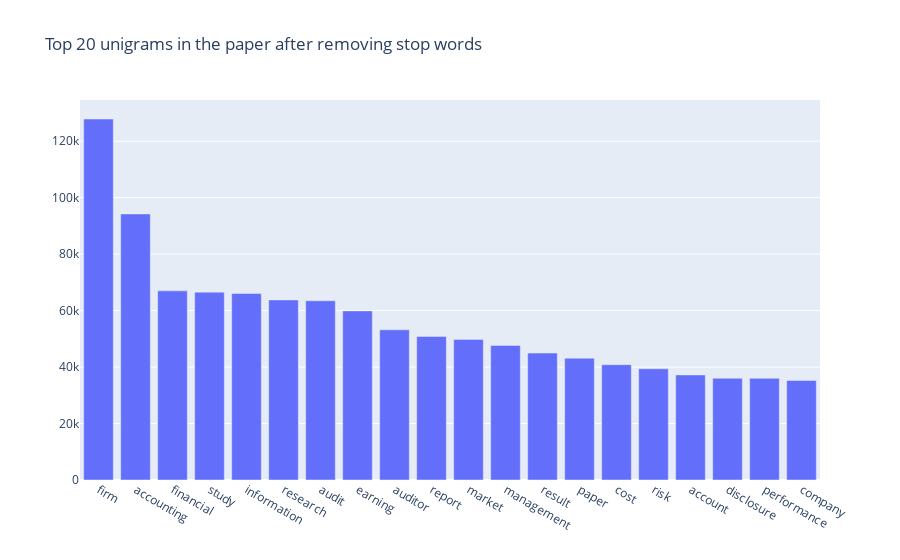

Source (notebook cell):
### Markdown cell above
## Unigrams

### Code cell
from plotly.offline import plot
import plotly.graph_objects as go
import plotly.express as px

def get_top_n_words(corpus, n=None):
    vec = CountVectorizer(stop_words=stop_list).fit(corpus)
    bag_of_words = vec.transform(corpus)
    sum_words = bag_of_words.sum(axis=0) 
    words_freq = [(word, sum_words[0, idx]) for word, idx in vec.vocabulary_.items()]
    words_freq =sorted(words_freq, key = lambda x: x[1], reverse=True)
    return words_freq[:n]
common_words = get_top_n_words(dt3c['content_3'], NUM_OF_WORDS_IN_EACH_TOPIC)
df2 = pd.DataFrame(common_words, columns = ['unigram' , 'count'])

fig = go.Figure([go.Bar(x=df2['unigram'], y=df2['count'])])
fig.update_layout(title=go.layout.Title(text="Top {} unigrams in the paper after removing stop words".format(NUM_OF_WORDS_IN_EACH_TOPIC)))
fig.show()

### Figure 1 — Plotly figure (JSON) as saved in the notebook; plotly's stock layout.template omitted (floating-point values rounded to 4 significant figures)
{"data": [{"type": "bar", "x": ["firm", "accounting", "financial", "study", "information", "research", "audit", "earning", "auditor", "report", "market", "management", "result", "paper", "cost", "risk", "account", "disclosure", "performance", "company"], "y": [127852, 94228, 66990, 66530, 66070, 63774, 63487, 59895, 53195, 50848, 49799, 47662, 44951, 43133, 40848, 39393, 37220, 36037, 36006, 35267]}], "layout": {"title": {"text": "Top 20 unigrams in the paper after removing stop words"}}}
